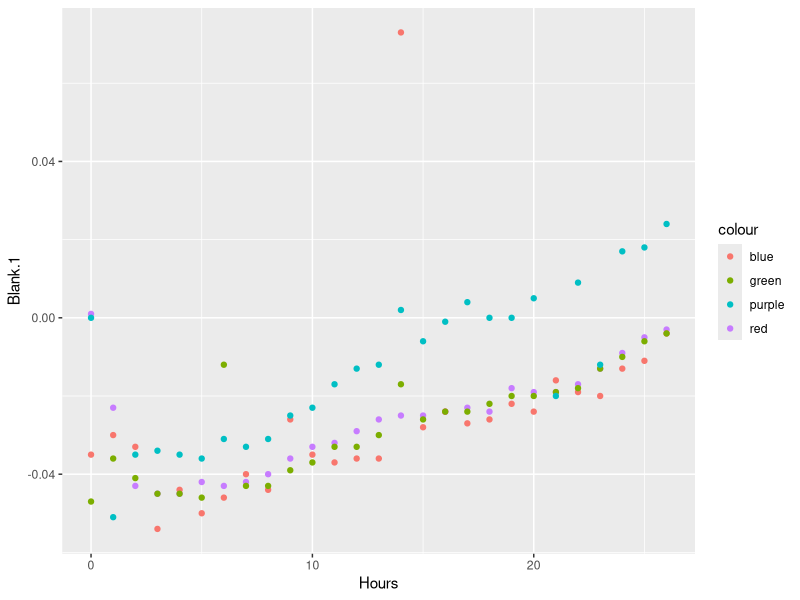
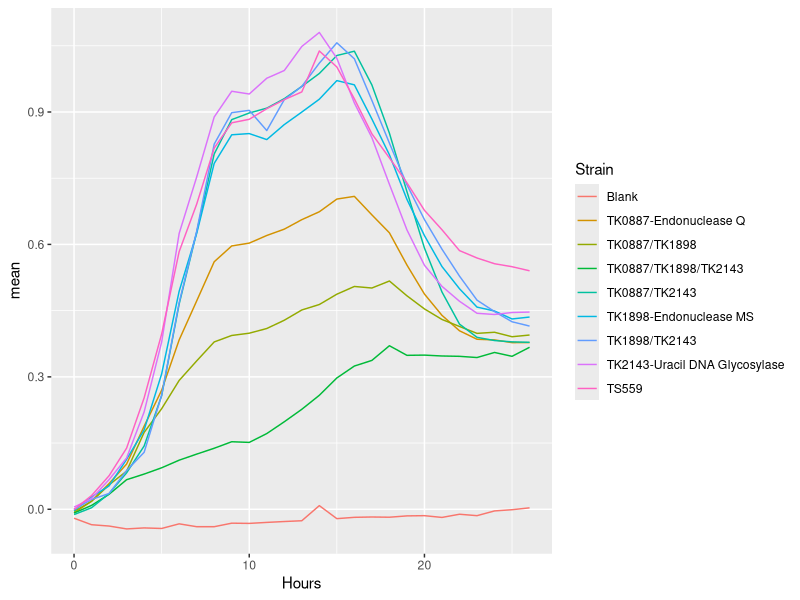
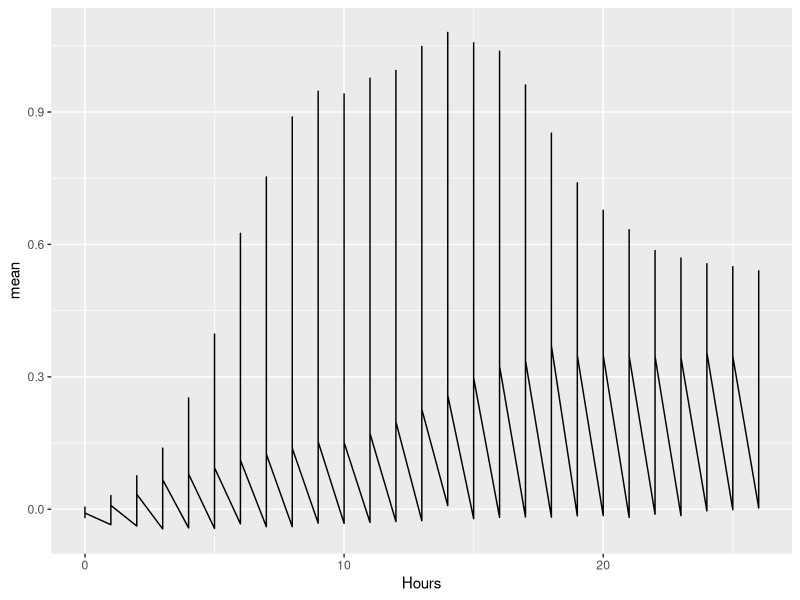
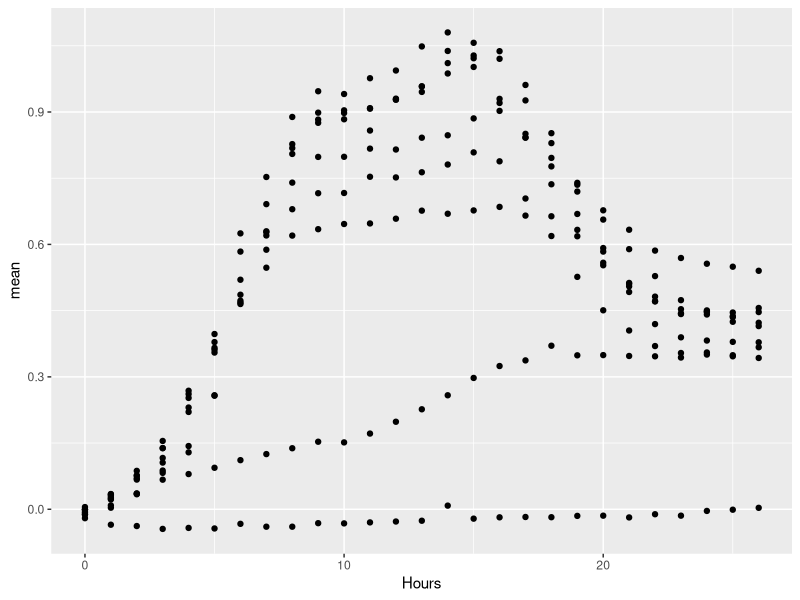
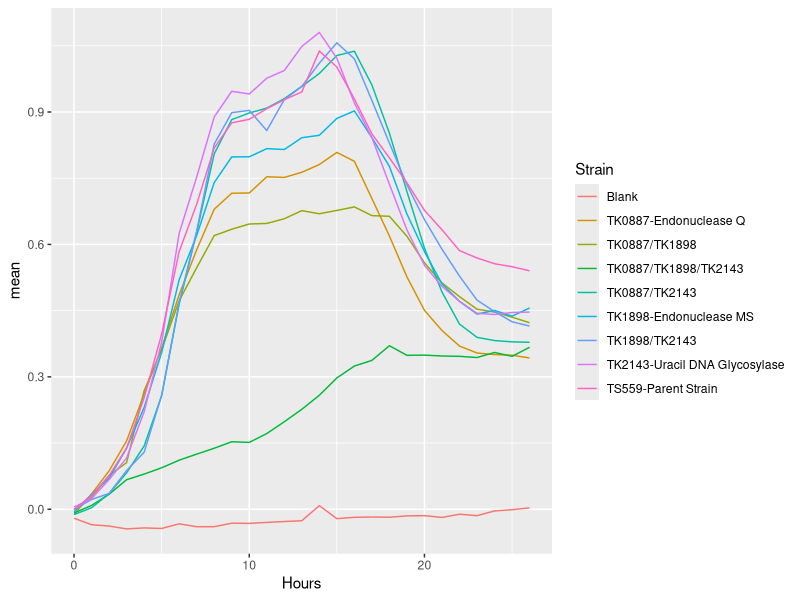
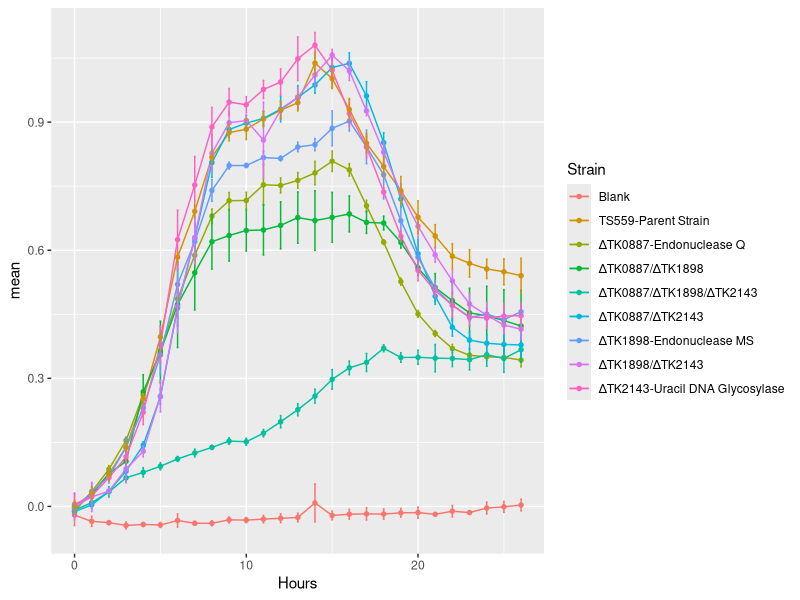
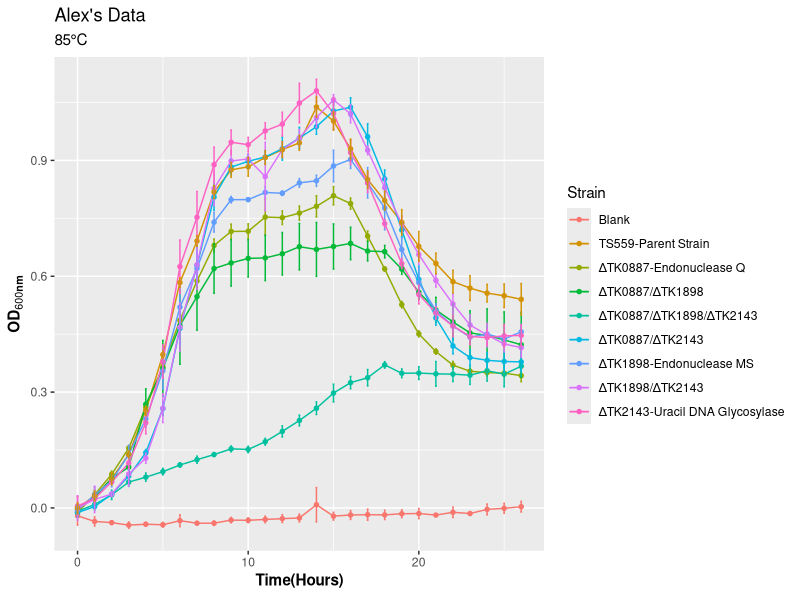
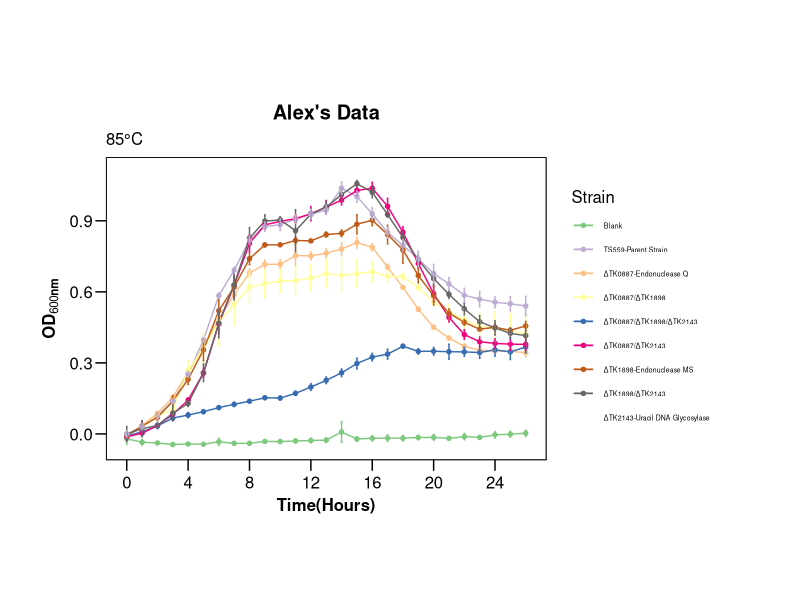

Generate these figures, in order, with R:
## ---- chunk 1
knitr::opts_chunk$set(echo = TRUE)
## ---- chunk 2
library(datasets)
library(tidyverse)
library(knitr)
library(ggplot2)
library(ggthemes)




## ---- chunk 3
####
#01#
####


dU_GC<-read.csv("Growth_Curve_dU.csv",fill=TRUE,header=TRUE)

head(dU_GC)


## ---- chunk 4
####
#02#
####

dU_GC%>%
  ggplot() +
  geom_point(aes(x=Hours, y=Blank.1, color="red")) +
  geom_point(aes(x=Hours, y=Blank.2, color="blue")) +
geom_point(aes(x=Hours, y=Blank.3, color="green")) +
geom_point(aes(x=Hours, y=Blank.4, color="purple")) 

## ---- chunk 5
####
#02#
####


GC_85_Blank <-dU_GC %>%
pivot_longer(cols = starts_with("Blank"), 
               names_to = "Blank Replicates", 
               values_to = "Blank Absorbance",
               values_drop_na = TRUE,
               values_transform = list(Absorbance=as.character)) %>%
  select(c(Hours, `Blank Replicates`, `Blank Absorbance`)) %>%
  group_by(Hours) %>%
  summarize(mean = mean(`Blank Absorbance`), sd= sd(`Blank Absorbance`)) %>%
  add_column(Strain = "Blank")

GC_85_TS559 <- dU_GC %>%
  pivot_longer(cols = starts_with("TS559"), 
               names_to = "TS559 Replicates", 
               values_to = "TS559 Absorbance",
               values_drop_na = TRUE) %>%
  select(c(Hours, `TS559 Replicates`, `TS559 Absorbance`)) %>%
  group_by(Hours) %>%
  summarize(mean = mean(`TS559 Absorbance`), sd = sd(`TS559 Absorbance`)) %>%
  add_column(Strain = "TS559")

GC_85_0887 <- dU_GC %>%
  pivot_longer(cols = starts_with("TK0887"), 
               names_to = "0887 Replicates", 
               values_to = "0887 Absorbance",
               values_drop_na = TRUE) %>%
  select(c(Hours, `0887 Replicates`, `0887 Absorbance`))%>%
  group_by(Hours) %>%
  summarize(mean = mean(`0887 Absorbance`), sd = sd(`0887 Absorbance`))%>%
  add_column(Strain = "TK0887-Endonuclease Q")


GC_85_1898 <- dU_GC %>%
  pivot_longer(cols = starts_with("TK1898"), 
               names_to = "1898 Replicates", 
               values_to = "1898 Absorbance",
               values_drop_na = TRUE) %>%
  select(c(Hours, `1898 Replicates`, `1898 Absorbance`)) %>%
  group_by(Hours) %>%
  summarize(mean = mean(`1898 Absorbance`), sd = sd(`1898 Absorbance`))%>%
  add_column(Strain = "TK1898-Endonuclease MS")

GC_85_2143 <- dU_GC %>%
  pivot_longer(cols = starts_with("TK2143"), 
               names_to = "2143 Replicates", 
               values_to = "2143 Absorbance",
               values_drop_na = TRUE) %>%
  select(c(Hours, `2143 Replicates`, `2143 Absorbance`)) %>%
  group_by(Hours) %>%
  summarize(mean = mean(`2143 Absorbance`), sd = sd(`2143 Absorbance`))%>%
  add_column(Strain = "TK2143-Uracil DNA Glycosylase")

GC_85_0887_1898 <- dU_GC %>%
  pivot_longer(cols = starts_with("TK0887.TK1898"), 
               names_to = "TK0887/TK1898 Replicates", 
               values_to = "TK0887/TK1898 Absorbance",
               values_drop_na = TRUE) %>%
  select(c(Hours, `TK0887/TK1898 Replicates`, `TK0887/TK1898 Absorbance`)) %>%
  group_by(Hours) %>%
  summarize(mean = mean(`TK0887/TK1898 Absorbance`), 
            sd = sd(`TK0887/TK1898 Absorbance`))%>%
  add_column(Strain = "TK0887/TK1898")

GC_85_0887_2143 <- dU_GC %>%
  pivot_longer(cols = starts_with("TK0887.TK2143"), 
               names_to = "TK0887/TK2143 Replicates", 
               values_to = "TK0887/TK2143 Absorbance",
               values_drop_na = TRUE) %>%
  select(c(Hours, `TK0887/TK2143 Replicates`, `TK0887/TK2143 Absorbance`)) %>%
  group_by(Hours) %>%
  summarize(mean = mean(`TK0887/TK2143 Absorbance`), 
            sd = sd(`TK0887/TK2143 Absorbance`))%>%
  add_column(Strain = "TK0887/TK2143")

GC_85_1898_2143 <- dU_GC %>%
  pivot_longer(cols = starts_with("TK1898.TK2143"), 
               names_to = "TK1898/TK2143 Replicates", 
               values_to = "TK1898/TK2143 Absorbance",
               values_drop_na = TRUE) %>%
  select(c(Hours, `TK1898/TK2143 Replicates`, `TK1898/TK2143 Absorbance`)) %>%
  group_by(Hours) %>%
  summarize(mean = mean(`TK1898/TK2143 Absorbance`), 
            sd = sd(`TK1898/TK2143 Absorbance`))%>%
  add_column(Strain = "TK1898/TK2143")

GC_85_0887_1898_2143<- dU_GC %>%
  pivot_longer(cols = starts_with("TK0887.TK1898.TK2143"), 
               names_to = "TK0887/TK1898/TK2143 Replicates", 
               values_to = "TK0887/TK1898/TK2143 Absorbance",
               values_drop_na = TRUE) %>%
  select(c(Hours, `TK0887/TK1898/TK2143 Replicates`,
           `TK0887/TK1898/TK2143 Absorbance`)) %>%
  group_by(Hours) %>%
  summarize(mean = mean(`TK0887/TK1898/TK2143 Absorbance`), 
            sd = sd(`TK0887/TK1898/TK2143 Absorbance`))%>%
  add_column(Strain = "TK0887/TK1898/TK2143")


# combine tables
dU_Table <-rbind(GC_85_Blank, GC_85_TS559)
dU_Table <-rbind(dU_Table, GC_85_0887)
dU_Table <-rbind(dU_Table, GC_85_1898)
dU_Table <-rbind(dU_Table, GC_85_2143)
dU_Table <-rbind(dU_Table, GC_85_0887_1898)
dU_Table <-rbind(dU_Table, GC_85_0887_2143)
dU_Table <-rbind(dU_Table, GC_85_1898_2143)
dU_Table_Final <-rbind(dU_Table, GC_85_0887_1898_2143)


dU_Table_Final %>%
  ggplot() +
  geom_line(aes(x=Hours, y=mean, color=Strain))
## ---- chunk 6
dU_Table_Final %>%
  ggplot() +
  geom_line(aes(x=Hours, y=mean))

## ---- chunk 7
####
#03#
####

dU_GC_tidy<-read.csv("Growth_Curve_dU_tidy.csv",fill=TRUE,header=TRUE)

head(dU_GC_tidy)

dU_GC_tidy_Stat <- dU_GC_tidy %>%
  group_by(Hours, Strain) %>%
  summarize(mean = mean(OD), sd = sd(OD)) %>%
  group_by(Strain)

dU_GC_tidy_Stat%>%
  ggplot() +
  geom_point(aes(x=Hours, y=mean))
  

## ---- chunk 8
####
#04#
####
#dUdU_GC_tidy_TK0887-Q<-dUdU_GC_tidy %>% 

dU_GC_practicegraph<- dU_GC_tidy %>%
  group_by(Hours, Strain) %>%
  summarize(mean = mean(OD), sd = sd(OD)) %>%
  group_by(Strain)

dU_GC_practicegraph %>% 
  ggplot()+
  geom_line(aes(x=Hours, y=mean, color=Strain))


  
## ---- chunk 9
####
#05#
####


dU_GC_tidy_Stat <- dU_GC_tidy_Stat %>%
  mutate(Strain = 
           recode(Strain, "TK0887-Endonuclease Q" = "\u0394TK0887-Endonuclease Q", 
                  "TK1898-Endonuclease MS" = "\u0394TK1898-Endonuclease MS", 
                  "TK2143-Uracil DNA Glycosylase" = "\u0394TK2143-Uracil DNA Glycosylase",
                  "TK0887/TK1898" = "\u0394TK0887/\u0394TK1898", 
                  "TK0887/TK2143" = "\u0394TK0887/\u0394TK2143", 
                  "TK1898/TK2143" = "\u0394TK1898/\u0394TK2143", 
                  "TK0887/TK1898/TK2143" = "\u0394TK0887/\u0394TK1898/\u0394TK2143"))

#now let's see how the graph looks with the mutated data
dU_GC_tidy_Stat %>% 
  ggplot(aes(x=Hours, y=mean, color=Strain, fill=Strain, ymax=mean+sd, ymin=mean-sd))+
  geom_line(size=0.5)+
geom_point(size=1.2)+
  geom_errorbar(width=0.1)
## ---- chunk 10
####
#06#
####


## ---- chunk 11
####
#06b#
####




## ---- chunk 12
####
#07#
####

help("plotmath")
dU_GC_tidy_Stat %>% 
  ggplot(aes(x=Hours, y=mean, color=Strain, fill=Strain, ymax=mean+sd, ymin=mean-sd))+
  geom_line(size=0.5)+
geom_point(size=1.2)+
  geom_errorbar(width=0.1)+
  labs(title="Alex's Data",
       subtitle = "85\u00B0C",
       y=bquote(bold("OD" [600][nm])),
       x=bquote(bold("Time(Hours)")))#get subscript using brackets

#can also use Xlab and y lab as a separate function like + (xlab(label=..."name"))
  

## ---- chunk 13
####
#08#
####

dU_GC_tidy_Stat %>% 
  ggplot(aes(x=Hours, y=mean, color=Strain, fill=Strain, ymax=mean+sd, ymin=mean-sd))+
  geom_line(size=0.5)+
geom_point(size=1.2)+
  geom_errorbar(width=0.1)+
  labs(title="Alex's Data",
       subtitle = "85\u00B0C",
       y=bquote(bold("OD" [600][nm])),
       x=bquote(bold("Time(Hours)")))+ 
  scale_x_continuous(breaks=seq(0,24,4))+
  theme_par()+
  scale_color_brewer(palette = "Accent")+
  theme(legend.text=element_text(size=5))
                     
## ---- chunk 14
####
#08b#
####

dU_GC_tidy_Stat%>%
  ggplot() +
  geom_line(aes(x=Hours, y=mean, color=Strain), size=0.5) +
  geom_point(aes(x=Hours, y=mean, color=Strain), size=1.2) +
  geom_errorbar(width=0.1, aes(x=Hours, ymax = mean+sd, ymin = mean-sd, color=Strain)) +
  labs(title = bquote(bold("Only deletion of all dU repair components impacts growth")), subtitle="85\u00B0C",
       y = bquote(bold("OD")[600][nm]),
       x = bquote(bold('Time (Hours)'))) +
    theme(plot.title = element_text(hjust = 0.5), plot.subtitle= element_text(hjust = 0.5)) +
  scale_x_continuous(breaks=c(0, 4, 8, 12, 16, 20, 24), expand=c(0,0)) +
  scale_y_continuous(breaks=c(0, 0.1, 0.2, 0.3, 0.4, 0.5, 0.6, 0.7, 0.8, 0.9, 1.0, 1.1), expand=c(0,0)) +
  coord_cartesian(xlim=c(0,26.25), ylim=c(-0.05, 1.125))
                       
                       
                                                                
  
## ---- chunk 15
####
#08c#
####


        dU_GC_tidy_Stat%>%
  ggplot() +
  geom_line(aes(x=Hours, y=mean, color=Strain), size=0.5) +
  geom_point(aes(x=Hours, y=mean, color=Strain), size=1.2) +
  geom_errorbar(width=0.1, aes(x=Hours, ymax = mean+sd, ymin = mean-sd, color=Strain)) +
  labs(title = bquote(bold("Only deletion of all dU repair components impacts growth")), subtitle="85\u00B0C",
       y = bquote(bold("OD")[600][nm]),
       x = bquote(bold('Time (Hours)'))) +
    theme(plot.title = element_text(hjust = 0.5), plot.subtitle= element_text(hjust = 0.5)) +
  scale_x_continuous(breaks=c(0, 4, 8, 12, 16, 20, 24), expand=c(0,0)) +
  scale_y_continuous(breaks=c(0.01, 0.1, 1.0), expand=c(0,0), trans='log10') +
  coord_cartesian(xlim=c(0,26.25), ylim=c(0.01, 1.2))
                                      
                                                                
  
## ---- chunk 16
####
#09#
####



## ---- chunk 17
####
#09b#
####

dU_GC_tidy_Stat%>%
  ggplot() +
  geom_line(aes(x=Hours, y=mean, color=Strain), size=0.5) +
  geom_point(aes(x=Hours, y=mean, color=Strain), size=1.2) +
  labs(title = bquote(bold("Only deletion of all dU repair components impacts.")), subtitle="85\u00B0C",
       y = bquote(bold("OD")[600][nm]),
       x = bquote(bold('Time (Hours)'))) +
    theme(plot.title = element_text(hjust = 0.5), plot.subtitle= element_text(hjust = 0.5)) +
  scale_x_continuous(breaks=c(0, 4, 8, 12, 16, 20, 24), expand=c(0,0)) +
  scale_y_continuous(breaks=c(0.01, 0.1, 1.0), expand=c(0,0), trans='log10') +
  coord_cartesian(xlim=c(0,26.25), ylim=c(0.01, 1.2)) + 
  scale_color_manual(values=c("pink", "brown4", "red3", "yellow3", "steelblue3", "orange2", "purple3", "green2", "black" ), name = "Strain", breaks=c("Blank", "TS559-Parent Strain", "\u0394TK0887-Endonuclease Q", "\u0394TK1898-Endonuclease MS", "\u0394TK2143-Uracil DNA Glycosylase","\u0394TK0887/\u0394TK1898", "\u0394TK0887/\u0394TK2143", "\u0394TK1898/\u0394TK2143", "\u0394TK0887/\u0394TK1898/\u0394TK2143")) +
  geom_errorbar(width=0.1, aes(x=Hours, ymax = mean+sd, ymin = mean-sd, color=Strain)) +
  labs(title = bquote(bold("Only deletion of all dU repair components impacts growth")), subtitle="85\u00B0C", y = bquote(bold("OD")[600][nm]))

 
## ---- chunk 18
####
#09c#
####

dU_GC_tidy_Stat%>%
  ggplot() +
  geom_line(aes(x=Hours, y=mean, color=Strain), size=0.5) +
  geom_point(aes(x=Hours, y=mean, color=Strain), size=1.2) +
  geom_errorbar(width=0.1, aes(x=Hours, ymax = mean+sd, ymin = mean-sd, color=Strain)) +
  labs(title = bquote(bold("Only deletion of all dU repair components impacts growth")), subtitle="85\u00B0C",
       y = bquote(bold("OD")[600][nm]),
       x = bquote(bold('Time (Hours)'))) +
    theme(plot.title = element_text(hjust = 0.5), plot.subtitle= element_text(hjust = 0.5)) +
  scale_x_continuous(breaks=c(0, 4, 8, 12, 16, 20, 24), expand=c(0,0)) +
  scale_y_continuous(breaks=c(0.01, 0.1, 1.0), expand=c(0,0), trans='log10') +
  coord_cartesian(xlim=c(0,26.25), ylim=c(0.01, 1.2)) + 
  scale_color_manual(values=c("white", "brown", "red3", "yellow3", "steelblue3", "orange2", "purple3", "green2", "black" ), name = "Strain", breaks=c("Blank", "TS559-Parent Strain", "\u0394TK0887-Endonuclease Q", "\u0394TK1898-Endonuclease MS", "\u0394TK2143-Uracil DNA Glycosylase","\u0394TK0887/\u0394TK1898", "\u0394TK0887/\u0394TK2143", "\u0394TK1898/\u0394TK2143", "\u0394TK0887/\u0394TK1898/\u0394TK2143"), limits = c("TS559-Parent Strain", "\u0394TK0887-Endonuclease Q", "\u0394TK1898-Endonuclease MS", "\u0394TK2143-Uracil DNA Glycosylase","\u0394TK0887/\u0394TK1898", "\u0394TK0887/\u0394TK2143", "\u0394TK1898/\u0394TK2143", "\u0394TK0887/\u0394TK1898/\u0394TK2143"))



## ---- chunk 19
####
#10#
####


  



## ---- chunk 20
####
#10b#
####

#the following line of code will remove the grid panel.
  #theme(panel.grid.major = element_blank(), panel.grid.minor = element_blank())

#using a theme

dU_GC_tidy_Stat%>%
  ggplot() +
  theme_economist_white() +
  geom_line(aes(x=Hours, y=mean, color=Strain), size=0.5) +
  geom_point(aes(x=Hours, y=mean, color=Strain), size=1.2) +
  geom_errorbar(width=0.1, aes(x=Hours, ymax = mean+sd, ymin = mean-sd, color=Strain)) +
  labs(title = bquote(bold("Only deletion of all dU repair components impacts growth")), subtitle="85\u00B0C",
       y = bquote(bold("OD")[600][nm]),
       x = bquote(bold('Time (Hours)'))) +
  theme(plot.title = element_text(hjust = 0.5), plot.subtitle= element_text(hjust =   0.5)) +
  scale_x_continuous(breaks=c(0, 4, 8, 12, 16, 20, 24), expand=c(0,0)) +
  scale_y_continuous(breaks=c(0.01, 0.1, 1.0), expand=c(0,0), trans='log10') +
  coord_cartesian(xlim=c(0,26.25), ylim=c(0.01, 1.2)) + 
  scale_color_manual(values=c("white", "brown", "red3", "yellow3", "steelblue3", "orange2", "purple3", "green2", "black" ), name = "Strain", breaks=c("Blank", "TS559-Parent Strain", "\u0394TK0887-Endonuclease Q", "\u0394TK1898-Endonuclease MS", "\u0394TK2143-Uracil DNA Glycosylase","\u0394TK0887/\u0394TK1898", "\u0394TK0887/\u0394TK2143", "\u0394TK1898/\u0394TK2143", "\u0394TK0887/\u0394TK1898/\u0394TK2143"), limits = c("TS559-Parent Strain", "\u0394TK0887-Endonuclease Q", "\u0394TK1898-Endonuclease MS", "\u0394TK2143-Uracil DNA Glycosylase","\u0394TK0887/\u0394TK1898", "\u0394TK0887/\u0394TK2143", "\u0394TK1898/\u0394TK2143", "\u0394TK0887/\u0394TK1898/\u0394TK2143"))+
  theme(panel.grid.major = element_blank(), panel.grid.minor = element_blank())
  

#using and adjusting the theme

dU_GC_tidy_Stat%>%
  ggplot() +
  theme_economist_white() +
  geom_line(aes(x=Hours, y=mean, color=Strain), size=0.5) +
  geom_point(aes(x=Hours, y=mean, color=Strain), size=1.2) +
  geom_errorbar(width=0.1, aes(x=Hours, ymax = mean+sd, ymin = mean-sd, color=Strain)) +
  labs(title = bquote(bold("Only deletion of all dU repair components impacts growth")), subtitle=bquote(bold("85\u00B0C")),
       y = bquote(bold("OD")[600][nm]),
       x = bquote(bold('Time (Hours)'))) +
  theme(plot.title = element_text(hjust = 0.5), plot.subtitle= element_text(hjust =   0.5)) +
  scale_x_continuous(breaks=c(0, 4, 8, 12, 16, 20, 24), expand=c(0,0)) +
  scale_y_continuous(breaks=c(0.01, 0.1, 1.0), expand=c(0,0), trans='log10') +
  coord_cartesian(xlim=c(0,26.25), ylim=c(0.01, 1.2)) + 
  scale_color_manual(values=c("white", "brown", "red3", "yellow3", "steelblue3", "orange2", "purple3", "green2", "black" ), name = "Strain", breaks=c("Blank", "TS559-Parent Strain", "\u0394TK0887-Endonuclease Q", "\u0394TK1898-Endonuclease MS", "\u0394TK2143-Uracil DNA Glycosylase","\u0394TK0887/\u0394TK1898", "\u0394TK0887/\u0394TK2143", "\u0394TK1898/\u0394TK2143", "\u0394TK0887/\u0394TK1898/\u0394TK2143"), limits = c("TS559-Parent Strain", "\u0394TK0887-Endonuclease Q", "\u0394TK1898-Endonuclease MS", "\u0394TK2143-Uracil DNA Glycosylase","\u0394TK0887/\u0394TK1898", "\u0394TK0887/\u0394TK2143", "\u0394TK1898/\u0394TK2143", "\u0394TK0887/\u0394TK1898/\u0394TK2143"))+
  theme(panel.grid.major = element_blank(), panel.grid.minor = element_blank()) +
theme(legend.text = element_text(family = '', face = 'bold', size = 6)) 


## ---- chunk 21
####
#10#
####




 
## ---- chunk 22
####
#11#
####

dU_GC_tidy_Stat%>%
  ggplot() +
  theme_test() +
  geom_line(aes(x=Hours, y=mean, color=Strain), size=0.5) +
  geom_point(aes(x=Hours, y=mean, color=Strain), size=1.2) +
  geom_errorbar(width=0.1, aes(x=Hours, ymax = mean+sd, ymin = mean-sd, color=Strain)) +
  labs(title = bquote(bold("Only deletion of all dU repair components impacts growth")), subtitle=bquote(bold("85\u00B0C")),
       y = bquote(bold("OD")[600][nm]),
       x = bquote(bold('Time (Hours)'))) +
  theme(plot.title = element_text(hjust = 0.5), plot.subtitle= element_text(hjust =   0.5)) +
  scale_x_continuous(breaks=c(0, 4, 8, 12, 16, 20, 24), expand=c(0,0)) +
  scale_y_continuous(breaks=c(0.01, 0.1, 1.0), expand=c(0,0), trans='log10') +
  coord_cartesian(xlim=c(0,26.5), ylim=c(0.01, 1.2)) + 
  scale_color_manual(values=c("white", "brown", "red3", "yellow3", "steelblue3", "orange2", "purple3", "green2", "black" ), name = "Strain", breaks=c("Blank", "TS559-Parent Strain", "\u0394TK0887-Endonuclease Q", "\u0394TK1898-Endonuclease MS", "\u0394TK2143-Uracil DNA Glycosylase","\u0394TK0887/\u0394TK1898", "\u0394TK0887/\u0394TK2143", "\u0394TK1898/\u0394TK2143", "\u0394TK0887/\u0394TK1898/\u0394TK2143"), limits = c("TS559-Parent Strain", "\u0394TK0887-Endonuclease Q", "\u0394TK1898-Endonuclease MS", "\u0394TK2143-Uracil DNA Glycosylase","\u0394TK0887/\u0394TK1898", "\u0394TK0887/\u0394TK2143", "\u0394TK1898/\u0394TK2143", "\u0394TK0887/\u0394TK1898/\u0394TK2143"))+
  theme(panel.grid.major = element_blank(), panel.grid.minor = element_blank()) +
  facet_wrap(~Strain) +
  theme(strip.text = element_text(face = "bold", size=6))

## ---- chunk 23
####
#11b#
####

dU_GC_tidy_Stat_Clean <- dU_GC_tidy_Stat[-(which(dU_GC_tidy_Stat$Strain %in% "Blank" )),]

                                                 
dU_GC_tidy_Stat_Clean%>%
  ggplot() +
  theme_test() +
  geom_line(aes(x=Hours, y=mean, color=Strain), size=0.5) +
  geom_point(aes(x=Hours, y=mean, color=Strain), size=1.2) +
  geom_errorbar(width=0.1, aes(x=Hours, ymax = mean+sd, ymin = mean-sd, color=Strain)) +
  labs(title = bquote(bold("Only deletion of all dU repair components impacts growth")), subtitle=bquote(bold("85\u00B0C")),
       y = bquote(bold("OD")[600][nm]),
       x = bquote(bold('Time (Hours)'))) +
  theme(plot.title = element_text(hjust = 0.5), plot.subtitle= element_text(hjust =   0.5)) +
  scale_x_continuous(breaks=c(0, 4, 8, 12, 16, 20, 24), expand=c(0,0)) +
  scale_y_continuous(breaks=c(0.01, 0.1, 1.0), expand=c(0,0), trans='log10') +
  coord_cartesian(xlim=c(0,26.5), ylim=c(0.01, 1.225)) + 
  scale_color_manual(values=c("brown", "red3", "yellow3", "steelblue3", "orange2", "purple3", "green2", "black" ), name = "Strain", breaks=c("TS559-Parent Strain", "\u0394TK0887-Endonuclease Q", "\u0394TK1898-Endonuclease MS", "\u0394TK2143-Uracil DNA Glycosylase","\u0394TK0887/\u0394TK1898", "\u0394TK0887/\u0394TK2143", "\u0394TK1898/\u0394TK2143", "\u0394TK0887/\u0394TK1898/\u0394TK2143"), limits = c("TS559-Parent Strain", "\u0394TK0887-Endonuclease Q", "\u0394TK1898-Endonuclease MS", "\u0394TK2143-Uracil DNA Glycosylase","\u0394TK0887/\u0394TK1898", "\u0394TK0887/\u0394TK2143", "\u0394TK1898/\u0394TK2143", "\u0394TK0887/\u0394TK1898/\u0394TK2143"))+
  theme(panel.grid.major = element_blank(), panel.grid.minor = element_blank()) +
  facet_wrap(~Strain) +
  facet_wrap(~factor(Strain, levels=c( "TS559-Parent Strain", "\u0394TK0887-Endonuclease Q", "\u0394TK1898-Endonuclease MS", "\u0394TK2143-Uracil DNA Glycosylase","\u0394TK0887/\u0394TK1898", "\u0394TK0887/\u0394TK2143", "\u0394TK1898/\u0394TK2143", "\u0394TK0887/\u0394TK1898/\u0394TK2143"))) +
    theme(strip.text = element_text(face = "bold", size=6))


## ---- chunk 24
####
#11c#
####


#without the legend


dU_GC_tidy_Stat_Clean%>%
  ggplot() +
  theme_test() +
  geom_line(aes(x=Hours, y=mean, color=Strain), size=0.5) +
  geom_point(aes(x=Hours, y=mean, color=Strain), size=1.2) +
  geom_errorbar(width=0.1, aes(x=Hours, ymax = mean+sd, ymin = mean-sd, color=Strain)) +
  labs(title = bquote(bold("Only deletion of all dU repair components impacts growth")), subtitle=bquote(bold("85\u00B0C")),
       y = bquote(bold("OD")[600][nm]),
       x = bquote(bold('Time (Hours)'))) +
  theme(plot.title = element_text(hjust = 0.5), plot.subtitle= element_text(hjust =   0.5)) +
  scale_x_continuous(breaks=c(0, 4, 8, 12, 16, 20, 24), expand=c(0,0)) +
  scale_y_continuous(breaks=c(0.01, 0.1, 1.0), expand=c(0,0), trans='log10') +
  coord_cartesian(xlim=c(0,26.5), ylim=c(0.01, 1.3)) + 
  scale_color_manual(values=c("brown", "red3", "yellow3", "steelblue3", "orange2", "purple3", "green2", "black" ), name = "Strain", breaks=c("TS559-Parent Strain", "\u0394TK0887-Endonuclease Q", "\u0394TK1898-Endonuclease MS", "\u0394TK2143-Uracil DNA Glycosylase","\u0394TK0887/\u0394TK1898", "\u0394TK0887/\u0394TK2143", "\u0394TK1898/\u0394TK2143", "\u0394TK0887/\u0394TK1898/\u0394TK2143"), limits = c("TS559-Parent Strain", "\u0394TK0887-Endonuclease Q", "\u0394TK1898-Endonuclease MS", "\u0394TK2143-Uracil DNA Glycosylase","\u0394TK0887/\u0394TK1898", "\u0394TK0887/\u0394TK2143", "\u0394TK1898/\u0394TK2143", "\u0394TK0887/\u0394TK1898/\u0394TK2143"))+
  theme(panel.grid.major = element_blank(), panel.grid.minor = element_blank()) +
  facet_wrap(~Strain) +
  facet_wrap(~factor(Strain, levels=c( "TS559-Parent Strain", "\u0394TK0887-Endonuclease Q", "\u0394TK1898-Endonuclease MS", "\u0394TK2143-Uracil DNA Glycosylase","\u0394TK0887/\u0394TK1898", "\u0394TK0887/\u0394TK2143", "\u0394TK1898/\u0394TK2143", "\u0394TK0887/\u0394TK1898/\u0394TK2143"))) +
    theme(strip.text = element_text(face = "bold", size=6)) +
theme(legend.position = "none") 

ggsave("dU Growth Curve_Facet_Wrapped.jpg")


#without the panel labels


dU_GC_tidy_Stat_Clean%>%
  ggplot() +
  theme_test() +
  geom_line(aes(x=Hours, y=mean, color=Strain), size=0.5) +
  geom_point(aes(x=Hours, y=mean, color=Strain), size=1.2) +
  geom_errorbar(width=0.1, aes(x=Hours, ymax = mean+sd, ymin = mean-sd, color=Strain)) +
  labs(title = bquote(bold("Only deletion of all dU repair components impacts growth")), subtitle=bquote(bold("85\u00B0C")),
       y = bquote(bold("OD")[600][nm]),
       x = bquote(bold('Time (Hours)'))) +
  theme(plot.title = element_text(hjust = 0.5), plot.subtitle= element_text(hjust =   0.5)) +
  scale_x_continuous(breaks=c(0, 4, 8, 12, 16, 20, 24), expand=c(0,0)) +
  scale_y_continuous(breaks=c(0.01, 0.1, 1.0), expand=c(0,0), trans='log10') +
  coord_cartesian(xlim=c(0,26.5), ylim=c(0.01, 1.3)) + 
  scale_color_manual(values=c("brown", "red3", "yellow3", "steelblue3", "orange2", "purple3", "green2", "black" ), name = "Strain", breaks=c("TS559-Parent Strain", "\u0394TK0887-Endonuclease Q", "\u0394TK1898-Endonuclease MS", "\u0394TK2143-Uracil DNA Glycosylase","\u0394TK0887/\u0394TK1898", "\u0394TK0887/\u0394TK2143", "\u0394TK1898/\u0394TK2143", "\u0394TK0887/\u0394TK1898/\u0394TK2143"), limits = c("TS559-Parent Strain", "\u0394TK0887-Endonuclease Q", "\u0394TK1898-Endonuclease MS", "\u0394TK2143-Uracil DNA Glycosylase","\u0394TK0887/\u0394TK1898", "\u0394TK0887/\u0394TK2143", "\u0394TK1898/\u0394TK2143", "\u0394TK0887/\u0394TK1898/\u0394TK2143"))+
  theme(panel.grid.major = element_blank(), panel.grid.minor = element_blank()) +
  facet_wrap(~Strain) +
  facet_wrap(~factor(Strain, levels=c( "TS559-Parent Strain", "\u0394TK0887-Endonuclease Q", "\u0394TK1898-Endonuclease MS", "\u0394TK2143-Uracil DNA Glycosylase","\u0394TK0887/\u0394TK1898", "\u0394TK0887/\u0394TK2143", "\u0394TK1898/\u0394TK2143", "\u0394TK0887/\u0394TK1898/\u0394TK2143"))) +
    theme(strip.text = element_text(face = "bold", size=6)) +
theme( strip.text.x = element_blank() )

ggsave("dU Growth Curve_Facet_Wrapped_2.jpg")
 
## ---- chunk 25
####
#11#
####

#install.packages("ggpubr")
library(ggpubr)

#make 85 degree data into an item

dU_85 <- dU_GC_tidy_Stat_Clean%>%
  ggplot() +
  theme_test() +
  geom_line(aes(x=Hours, y=mean, color=Strain), size=0.5) +
  geom_point(aes(x=Hours, y=mean, color=Strain), size=1.2) +
  geom_errorbar(width=0.1, aes(x=Hours, ymax = mean+sd, ymin = mean-sd, color=Strain)) +
  labs(subtitle=bquote(bold("85\u00B0C")),
       y = bquote(bold("OD")[600][nm]),
       x = bquote(bold('Time (Hours)'))) +
  theme(plot.subtitle= element_text(hjust =   0.5)) +
  scale_x_continuous(breaks=c(0, 4, 8, 12, 16, 20, 24), expand=c(0,0)) +
  scale_y_continuous(breaks=c(0.01, 0.1, 1.0), expand=c(0,0), trans='log10') +
  coord_cartesian(xlim=c(0,26.5), ylim=c(0.01, 1.3)) + 
  scale_color_manual(values=c("brown", "red3", "yellow3", "steelblue3", "orange2", "purple3", "green2", "black" ), name = "Strain", breaks=c("TS559-Parent Strain", "\u0394TK0887-Endonuclease Q", "\u0394TK1898-Endonuclease MS", "\u0394TK2143-Uracil DNA Glycosylase","\u0394TK0887/\u0394TK1898", "\u0394TK0887/\u0394TK2143", "\u0394TK1898/\u0394TK2143", "\u0394TK0887/\u0394TK1898/\u0394TK2143"), limits = c("TS559-Parent Strain", "\u0394TK0887-Endonuclease Q", "\u0394TK1898-Endonuclease MS", "\u0394TK2143-Uracil DNA Glycosylase","\u0394TK0887/\u0394TK1898", "\u0394TK0887/\u0394TK2143", "\u0394TK1898/\u0394TK2143", "\u0394TK0887/\u0394TK1898/\u0394TK2143"))+
  theme(panel.grid.major = element_blank(), panel.grid.minor = element_blank()) +
  theme(legend.position="bottom", legend.text = element_text(size=5))


#95 degree data

dU_GC_tidy_95<-read.csv("Growth_Curve_dU_tidy_95.csv",fill=TRUE,header=TRUE)

head(dU_GC_tidy)

dU_GC_tidy_Stat_95 <- dU_GC_tidy_95 %>%
  group_by(Hours, Strain) %>%
  summarize(mean = mean(OD), sd = sd(OD)) %>%
  group_by(Strain) %>%
  mutate(Strain = recode(Strain, "TK0887-Endonuclease Q" = "\u0394TK0887-Endonuclease Q", "TK1898-Endonuclease MS" = "\u0394TK1898-Endonuclease MS", "TK2143-Uracil DNA Glycosylase" = "\u0394TK2143-Uracil DNA Glycosylase", "TK0887/TK1898" = "\u0394TK0887/\u0394TK1898", "TK0887/TK2143" = "\u0394TK0887/\u0394TK2143", "TK1898/TK2143" = "\u0394TK1898/\u0394TK2143", "TK0887/TK1898/TK2143" = "\u0394TK0887/\u0394TK1898/\u0394TK2143"))

dU_GC_tidy_Stat_Clean_95 <- dU_GC_tidy_Stat_95[-(which(dU_GC_tidy_Stat_95$Strain %in% "Blank" )),]

dU_95 <- dU_GC_tidy_Stat_Clean%>%
  ggplot() +
  theme_test() +
  geom_line(aes(x=Hours, y=mean, color=Strain), size=0.5) +
  geom_point(aes(x=Hours, y=mean, color=Strain), size=1.2) +
  geom_errorbar(width=0.1, aes(x=Hours, ymax = mean+sd, ymin = mean-sd, color=Strain)) +
  labs(subtitle=bquote(bold("95\u00B0C")),
       y = bquote(bold("OD")[600][nm]),
       x = bquote(bold('Time (Hours)'))) +
  theme(plot.subtitle= element_text(hjust =   0.5)) +
  scale_x_continuous(breaks=c(0, 4, 8, 12, 16, 20, 24), expand=c(0,0)) +
  scale_y_continuous(breaks=c(0.01, 0.1, 1.0), expand=c(0,0), trans='log10') +
  coord_cartesian(xlim=c(0,26.5), ylim=c(0.01, 1.3)) + 
  scale_color_manual(values=c("brown", "red3", "yellow3", "steelblue3", "orange2", "purple3", "green2", "black" ), name = "Strain", breaks=c("TS559-Parent Strain", "\u0394TK0887-Endonuclease Q", "\u0394TK1898-Endonuclease MS", "\u0394TK2143-Uracil DNA Glycosylase","\u0394TK0887/\u0394TK1898", "\u0394TK0887/\u0394TK2143", "\u0394TK1898/\u0394TK2143", "\u0394TK0887/\u0394TK1898/\u0394TK2143"), limits = c("TS559-Parent Strain", "\u0394TK0887-Endonuclease Q", "\u0394TK1898-Endonuclease MS", "\u0394TK2143-Uracil DNA Glycosylase","\u0394TK0887/\u0394TK1898", "\u0394TK0887/\u0394TK2143", "\u0394TK1898/\u0394TK2143", "\u0394TK0887/\u0394TK1898/\u0394TK2143"))+
  theme(panel.grid.major = element_blank(), panel.grid.minor = element_blank()) +
  theme(legend.position="none")


#ggarange

dU_Plot <- ggarrange(dU_85, dU_95, ncol=2, common.legend = TRUE, legend="bottom")

dU_Plot <-annotate_figure(dU_Plot, top = text_grob("Only deletion of all dU repair components impacts growth", 
               color = "black", face = "bold", size = 14))

ggsave("dU_GC_Final.jpg", dU_Plot)


